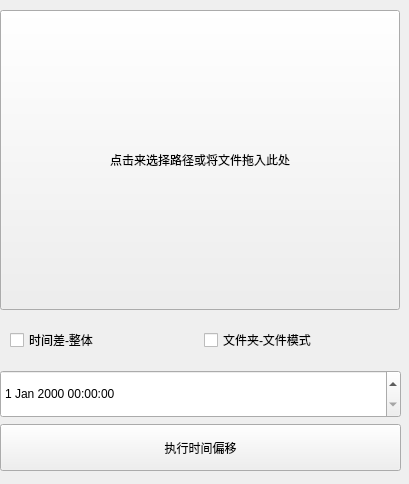
<?xml version="1.0" encoding="UTF-8"?>
<ui version="4.0">
 <class>Form</class>
 <widget class="QWidget" name="Form">
  <property name="geometry">
   <rect>
    <x>0</x>
    <y>0</y>
    <width>409</width>
    <height>484</height>
   </rect>
  </property>
  <property name="windowTitle">
   <string>Form</string>
  </property>
  <widget class="QPushButton" name="pushButton_path">
   <property name="geometry">
    <rect>
     <x>0</x>
     <y>10</y>
     <width>400</width>
     <height>300</height>
    </rect>
   </property>
   <property name="minimumSize">
    <size>
     <width>300</width>
     <height>10</height>
    </size>
   </property>
   <property name="maximumSize">
    <size>
     <width>400</width>
     <height>300</height>
    </size>
   </property>
   <property name="text">
    <string>点击来选择路径或将文件拖入此处</string>
   </property>
  </widget>
  <widget class="QWidget" name="">
   <property name="geometry">
    <rect>
     <x>10</x>
     <y>320</y>
     <width>381</width>
     <height>41</height>
    </rect>
   </property>
   <layout class="QHBoxLayout" name="horizontalLayout">
    <item>
     <widget class="QCheckBox" name="checkBox_modelchange">
      <property name="text">
       <string>时间差-整体</string>
      </property>
     </widget>
    </item>
    <item>
     <widget class="QCheckBox" name="checkBox_file_select_change">
      <property name="text">
       <string>文件夹-文件模式</string>
      </property>
     </widget>
    </item>
   </layout>
  </widget>
  <widget class="QWidget" name="">
   <property name="geometry">
    <rect>
     <x>0</x>
     <y>370</y>
     <width>401</width>
     <height>101</height>
    </rect>
   </property>
   <layout class="QVBoxLayout" name="verticalLayout">
    <item>
     <widget class="QDateTimeEdit" name="dateTimeEdit_timeinput">
      <property name="maximumSize">
       <size>
        <width>16777215</width>
        <height>50</height>
       </size>
      </property>
     </widget>
    </item>
    <item>
     <widget class="QPushButton" name="pushButton_enter">
      <property name="maximumSize">
       <size>
        <width>16777215</width>
        <height>50</height>
       </size>
      </property>
      <property name="text">
       <string>执行时间偏移</string>
      </property>
     </widget>
    </item>
   </layout>
  </widget>
 </widget>
 <resources/>
 <connections/>
</ui>
